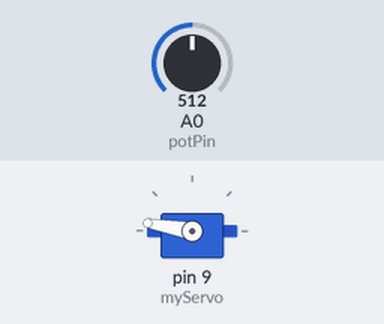
Recording of a sketch running on a simulated Arduino Uno, built with avr-gcc and run on an emulated ATmega328P. On the bench: servo. The test bench sets the inputs (shaded band); at power-on: A0 (potPin) = 512.

Above: at 1.25 s.
1.3 s: A0 (potPin) set to 0
At 2.2 s:
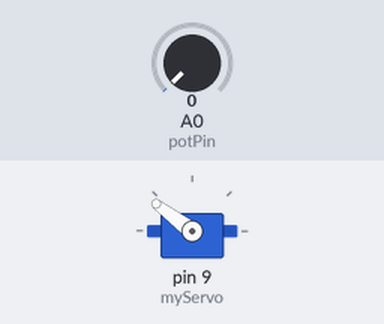
4.3 s: A0 (potPin) set to 122
At 4.45 s:
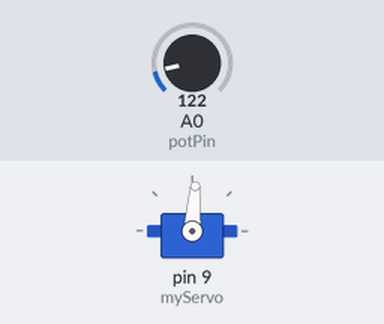
7.3 s: A0 (potPin) set to 511
At 7.52 s:
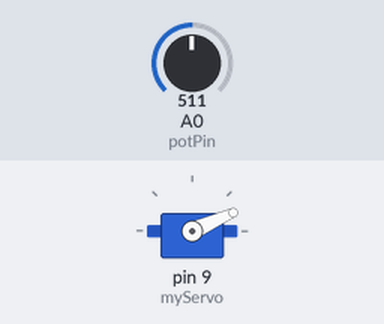
Timing chart, 0 to 16.3 s (numbered marks = the images above; inputs shaded):
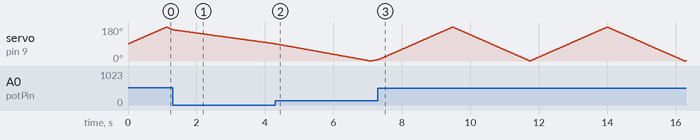

The sketch:

it_moves.ino
```cpp
#include <Servo.h>

Servo myServo;      // servo object to control the shaft
int potPin = A0;    // potentiometer wiper connected here
int pos = 90;       // current servo angle, starts at center
int direction = 1;  // +1 = sweeping up, -1 = sweeping down

void setup() {
  myServo.attach(9); // servo signal wire on pin 9
}

void loop() {
  int potValue = analogRead(potPin);   // read pot, 0-1023

  // Convert pot reading to a 0.0-1.0 range
  float t = potValue / 1023.0;

  // Exponential curve: at t=0, delay = 40ms (slow sweep)
  // at t=1, delay = 40 * 0.095 = ~4ms (fast sweep)
  // This feels more even across the knob's full turn than a linear map
  int stepDelay = 40 * pow(0.095, t);

  // Move one degree in the current direction
  pos += direction;

  // Hit an end stop? Reverse direction so it bounces back
  if (pos >= 180 || pos <= 0) {
    direction = -direction;
  }

  myServo.write(pos);   // send the new angle to the servo
  delay(stepDelay);     // wait before the next step (controls speed)
}
```
